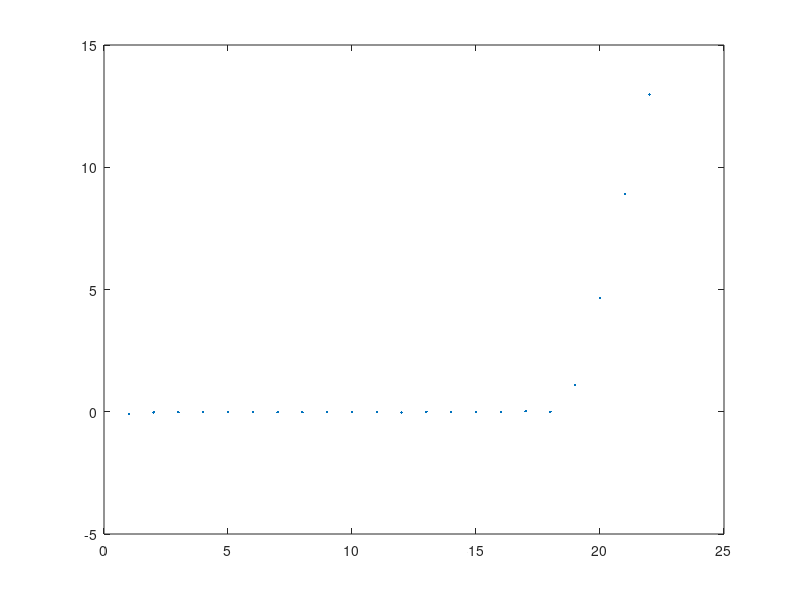

The MATLAB source for this figure:
cd /media/seba/Respaldo/seba/Doctorado/investigacion/simulacion/ws/src/pioneer2dx/scripts/tmp
%%
dict=csvread('dict.csv');
%%
figure(1)
plot(dict(1,:),dict(2,:),'.')
%plot(dict(2,1:end-1),dict(1,1:end-1))
polyfit(dict(1,1:end-2),dict(2,1:end-2),1)